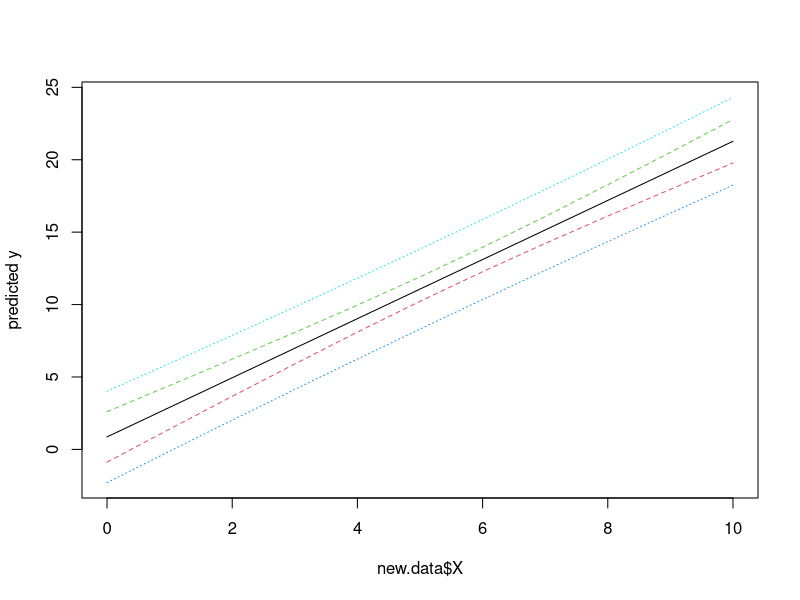

Write the R code that produced this figure.
#
# Linear Regression
# Seminar 7
# Author: galaa
# Created on 2016/11/05 11:30:00
#

# Data

Y <- c(5.6, 8.9, 13.1, 19.8, 4.7, 20.5, 20.2, 13.6, 11.4, 3.3)
X <- c(2.7, 3.7, 5.7, 9.1, 2.0, 9.0, 9.4, 6.6, 6.3, 0.6)

# # # # # # # # # # # # # # # # # # # # # # # # # # # # # # #

# Exercise 1

# # # # # # # # # # # # # # # # # # # # # # # # # # # # # # #

summary(lm(Y ~ X - 1))

# # # # # # # # # # # # # # # # # # # # # # # # # # # # # # #

# Exercise 3

# # # # # # # # # # # # # # # # # # # # # # # # # # # # # # #

new.data <- data.frame(X = seq(from = 0, to = 10, by = 1))
pred <- predict(lm(Y ~ X), new.data, interval = "prediction")
conf <- predict(lm(Y ~ X), new.data, interval = "confidence")
matplot(new.data$X, cbind(conf, pred[,-1]), lty = c(1,2,2,3,3), type = "l", ylab = "predicted y")
